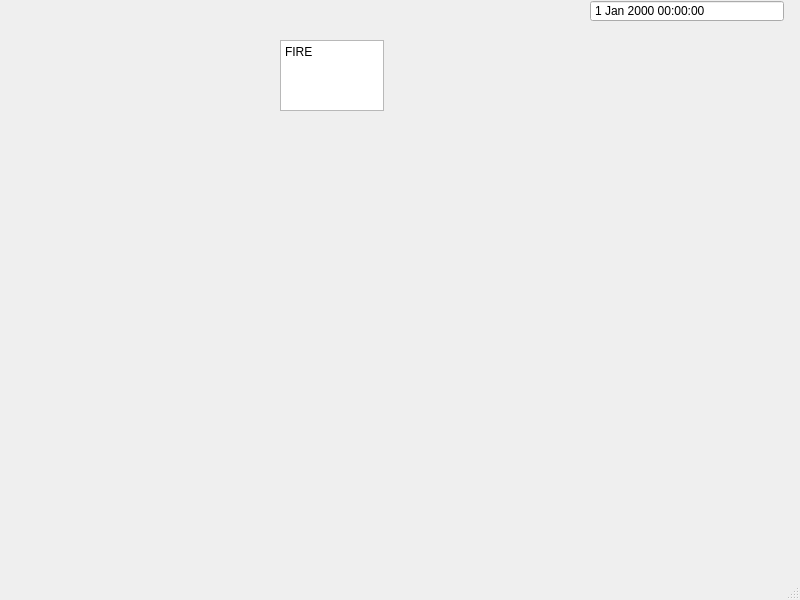
<?xml version="1.0" encoding="UTF-8"?>
<ui version="4.0">
 <class>MainWindow</class>
 <widget class="QMainWindow" name="MainWindow">
  <property name="geometry">
   <rect>
    <x>0</x>
    <y>0</y>
    <width>800</width>
    <height>600</height>
   </rect>
  </property>
  <property name="windowTitle">
   <string>영진 화재경보 시스템</string>
  </property>
  <widget class="QWidget" name="centralwidget">
   <widget class="QPlainTextEdit" name="plainTextEdit">
    <property name="geometry">
     <rect>
      <x>280</x>
      <y>40</y>
      <width>104</width>
      <height>71</height>
     </rect>
    </property>
    <property name="plainText">
     <string>FIRE</string>
    </property>
   </widget>
   <widget class="QDateTimeEdit" name="Time">
    <property name="geometry">
     <rect>
      <x>590</x>
      <y>0</y>
      <width>194</width>
      <height>22</height>
     </rect>
    </property>
    <property name="contextMenuPolicy">
     <enum>Qt::DefaultContextMenu</enum>
    </property>
    <property name="buttonSymbols">
     <enum>QAbstractSpinBox::NoButtons</enum>
    </property>
    <property name="maximumDateTime">
     <datetime>
      <hour>23</hour>
      <minute>59</minute>
      <second>59</second>
      <year>9996</year>
      <month>12</month>
      <day>31</day>
     </datetime>
    </property>
    <property name="calendarPopup">
     <bool>false</bool>
    </property>
    <property name="timeSpec">
     <enum>Qt::LocalTime</enum>
    </property>
   </widget>
  </widget>
  <widget class="QMenuBar" name="menubar">
   <property name="geometry">
    <rect>
     <x>0</x>
     <y>0</y>
     <width>800</width>
     <height>21</height>
    </rect>
   </property>
  </widget>
  <widget class="QStatusBar" name="statusbar"/>
 </widget>
 <resources/>
 <connections/>
</ui>
